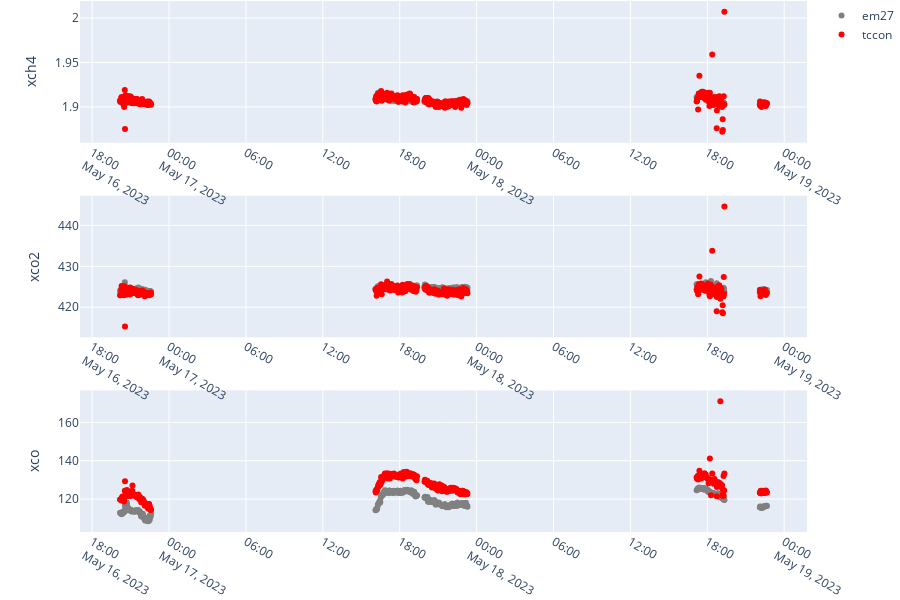

The notebook cell saved with this chart:
### Code cell
species = ['xch4','xco2','xco']
fig = make_subplots(rows=3,cols=1)
row = 1
for spec in species:
    if row == 1:
        showlegend = True
    else:
        showlegend = False
    fig.add_trace(go.Scatter(
        x = merged_df.index,
        y = merged_df[f'{spec}_em27'],
        mode = 'markers',
        marker = {'color' : 'grey'},
        name = 'em27',
        showlegend = showlegend
    ), row = row , col = 1)
    fig.add_trace(go.Scatter(
        x = merged_df.index,
        y = merged_df[f'{spec}_tccon'],
        mode = 'markers',
        marker = {'color' : 'red'},
        name = 'tccon',
        showlegend = showlegend
    ), row = row , col = 1)
    fig.update_yaxes(title_text=f'{spec}',row=row,col=1)
    row += 1

fig.update_layout(
    height=600,
    margin = go.layout.Margin(t=1,b=1)
)

### Figure 1 — Plotly figure (JSON) as saved in the notebook; plotly's stock layout.template omitted (floating-point values rounded to 4 significant figures; data arrays with more than 128 entries replaced by an {"elided": "..."} marker saying what was removed)
{"data": [{"marker": {"color": "grey"}, "mode": "markers", "name": "em27", "showlegend": true, "type": "scatter", "x": {"elided": "386 str values"}, "xaxis": "x", "y": {"elided": "386 float values"}, "yaxis": "y"}, {"marker": {"color": "red"}, "mode": "markers", "name": "tccon", "showlegend": true, "type": "scatter", "x": {"elided": "386 str values"}, "xaxis": "x", "y": {"elided": "386 float values"}, "yaxis": "y"}, {"marker": {"color": "grey"}, "mode": "markers", "name": "em27", "showlegend": false, "type": "scatter", "x": {"elided": "386 str values"}, "xaxis": "x2", "y": {"elided": "386 float values"}, "yaxis": "y2"}, {"marker": {"color": "red"}, "mode": "markers", "name": "tccon", "showlegend": false, "type": "scatter", "x": {"elided": "386 str values"}, "xaxis": "x2", "y": {"elided": "386 float values"}, "yaxis": "y2"}, {"marker": {"color": "grey"}, "mode": "markers", "name": "em27", "showlegend": false, "type": "scatter", "x": {"elided": "386 str values"}, "xaxis": "x3", "y": {"elided": "386 float values"}, "yaxis": "y3"}, {"marker": {"color": "red"}, "mode": "markers", "name": "tccon", "showlegend": false, "type": "scatter", "x": {"elided": "386 str values"}, "xaxis": "x3", "y": {"elided": "386 float values"}, "yaxis": "y3"}], "layout": {"height": 600, "margin": {"b": 1, "t": 1}, "xaxis": {"anchor": "y", "domain": [0, 1]}, "xaxis2": {"anchor": "y2", "domain": [0, 1]}, "xaxis3": {"anchor": "y3", "domain": [0, 1]}, "yaxis": {"anchor": "x", "domain": [0.7333, 1], "title": {"text": "xch4"}}, "yaxis2": {"anchor": "x2", "domain": [0.3667, 0.6333], "title": {"text": "xco2"}}, "yaxis3": {"anchor": "x3", "domain": [0, 0.2667], "title": {"text": "xco"}}}}
